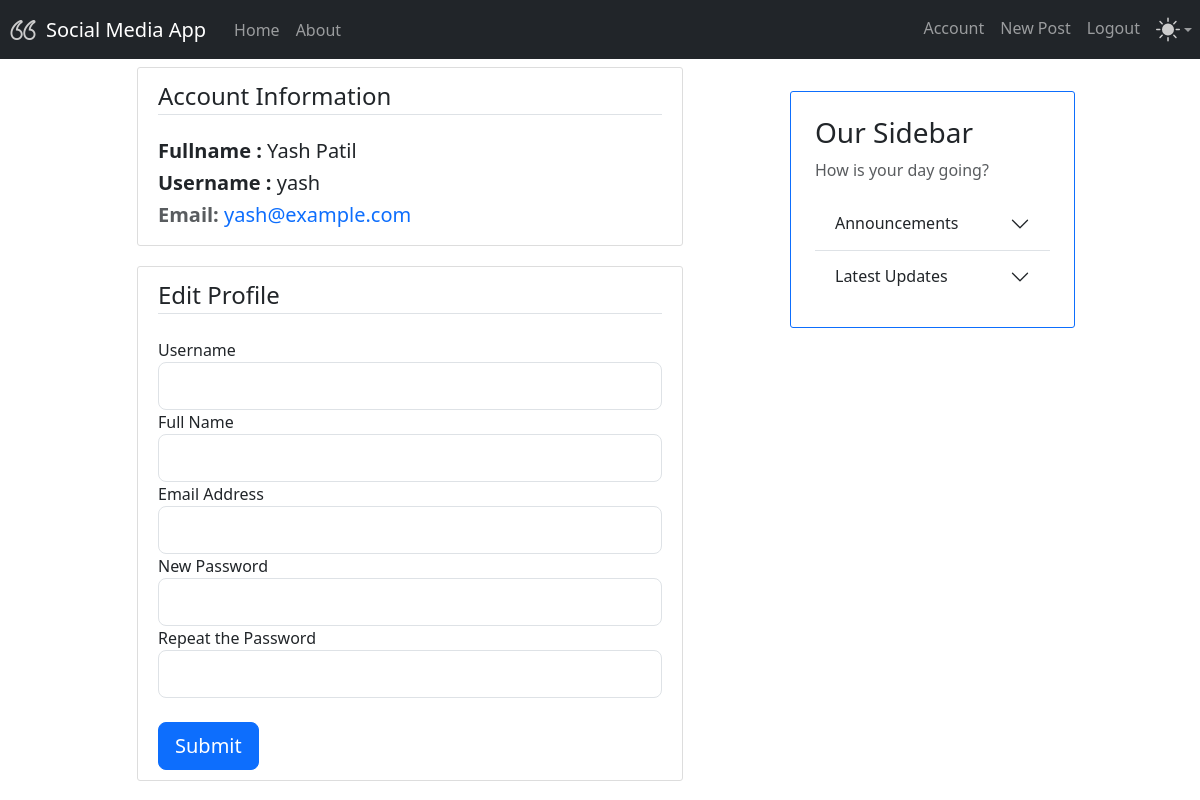
The app's page /account (signed in) with its own data.
### models.py (models this page shows, shortened)
class Base(DeclarativeBase): # pylint: disable=too-few-public-methods
    pass

class User(Base, UserMixin): # pylint: disable=too-few-public-methods
    __tablename__ = "user_account"
    username: Mapped[str] = mapped_column(primary_key=True)
    fullname: Mapped[str] = mapped_column(nullable=False)
    email: Mapped[str] = mapped_column(nullable=False, unique=True)
    password: Mapped[str] = mapped_column(nullable=False)
    profile_pic_url: Mapped[Optional[str]] = mapped_column(default="user.png")
    posts: Mapped[List["Posts"]] = relationship(back_populates="owner")

### app.py (the view, shortened to what this page needs)
@app.route("/account", methods=['GET', 'POST'])
@login_required
def account():
    image_file = url_for('static', filename = current_user.profile_pic_url)
    user=current_user
    form = EditProfileForm()
    return render_template('account.html', title='Your Account', form=form,user=user, profile_pic_url= image_file)

### form.py (shortened to what this page needs)
class EditProfileForm(FlaskForm):
    username = StringField('Username', validators=[])
    fullname = StringField('Full Name', validators=[Length(min=0, max=140)])
    submit = SubmitField('Submit')
    email = EmailField('Email Address', validators=[validators.Optional(),Email()])
    password = PasswordField('New Password', validators=[])
    confirm_password = PasswordField("Repeat the Password", validators=[EqualTo('password')])

### app.py (called while the page is built)
@login_manager.user_loader
def load_user(user_id):
    return db.session.execute(db.select(User).where(User.username == user_id)).scalar_one_or_none()

### templates/account.html (shortened to what this page needs)
{% extends "layout.html" %}
{% block content %}
    <div class="content-section">
            <legend class="border-bottom mb-4"> Account Information </legend>
                <h5 class="account-heading"><strong>Fullname : </strong>  {{ current_user.fullname }}</h5>
                <h5 class="account-heading"><strong>Username : </strong> {{ current_user.username }}</h5>
                <h5 class="secondary text-muted"><strong> Email: </strong><span class="text-primary">{{ current_user.email }}</span></h5>
    </div>
    <form method="POST" action="">
    <div class="content-section">
        <legend class="border-bottom mb-4"> Edit Profile </legend>
            <div class="form-group">
                {{ form.username.label(class="form-control-label") }}
                {% if form.username.errors %}
                    {{ form.username(class="form-control form-control-lg is-invalid") }}
                    <div class="invalid-feedback">
                        {% for error in form.username.errors %}
                            <span>{{ error }}</span>
                        {% endfor %}
                    </div>
                {% else %}
                    {{ form.username(class="form-control form-control-lg") }}
                {% endif %}
            </div>
            <div class="form-group">
                {{ form.fullname.label(class="form-control-label") }}
                {% if form.fullname.errors %}
                    {{ form.fullname(class="form-control form-control-lg is-invalid") }}
                    <div class="invalid-feedback">
                        {% for error in form.fullname.errors %}
                            <span>{{ error }}</span>
                        {% endfor %}
                    </div>
                {% else %}
                    {{ form.fullname(class="form-control form-control-lg") }}
                {% endif %}
            </div>
            <div class="form-group">
                {{ form.email.label(class="form-control-label") }}
                {% if form.email.errors %}
                    {{ form.email(class="form-control form-control-lg is-invalid") }}
                    <div class="invalid-feedback">
                        {% for error in form.email.errors %}
                            <span>{{ error }}</span>
                        {% endfor %}
                    </div>
                {% else %}
                    {{ form.email(class="form-control form-control-lg") }}
                {% endif %}
            </div>
            <div class="form-group">
                {{ form.password.label(class="form-control-label") }}
                {% if form.password.errors %}
                    {{ form.password(class="form-control form-control-lg is-invalid") }}
                    <div class="invalid-feedback">
                        {% for error in form.password.errors %}
                            <span>{{ error }}</span>
                        {% endfor %}
                    </div>
                {% else %}
                    {{ form.password(class="form-control form-control-lg") }}
                {% endif %}
            </div>
            <div class="form-group">
                {{ form.confirm_password.label(class="form-control-label") }}
                {% if form.confirm_password.errors %}
                    {{ form.confirm_password(class="form-control form-control-lg is-invalid") }}
                    <div class="invalid-feedback">
                        {% for error in form.confirm_password.errors %}
                            <span>{{ error }}</span>
                        {% endfor %}
                    </div>
                {% else %}
                    {{ form.confirm_password(class="form-control form-control-lg") }}
                {% endif %}
            </div>
            <br>
            <div class="form-group">
                {{ form.submit(class="btn btn-primary btn-lg btn-block") }}
            </div>
    </div>
</form>
{% endblock %}

### templates/layout.html (shortened to what this page needs)
<!DOCTYPE html>
<html lang="en">
<head>
    <link href="https://cdn.jsdelivr.net/npm/bootstrap@5.3.3/dist/css/bootstrap.min.css" rel="stylesheet">
    <link rel="stylesheet" type="text/css" href="{{ url_for('static', filename='main.css') }}">
</head>
<body>
    <nav class="navbar navbar-expand-md navbar-dark bg-dark mb-2">
         <img src="{{ url_for('static', filename='icon.png') }}" width="30" height="30" class="d-inline-block align-top me-2 ms-2 invert" alt="App Icon">
        <a class="navbar-brand mx-auto" href="#"> Social Media App</a>
        <div class="collapse navbar-collapse" id="navbarNav">
            <ul class="navbar-nav">
                <li class="nav-item active">
                    <a class="nav-link" href="{{ url_for('home') }}">Home </a>
                </li>
                <li class="nav-item">
                    <a class="nav-link" href="{{ url_for('about') }}">About</a>
                </li>
            </ul>
            <ul class="navbar-nav ms-auto">
                {% if not current_user.is_authenticated %}
                    <li class="nav-item">
                        <a class="nav-link" href="{{ url_for('login') }}">Login</a>
                    </li>
                    <li class="nav-item">
                        <a class="nav-link" href="{{ url_for('register') }}">Register</a>
                    </li>
                {% else %}
                    <li class="nav-item">
                        <a class="nav-link" href="{{ url_for('account') }}">Account</a>
                    </li>
                    <li class="nav-item">
                        <a class="nav-link" href="{{ url_for('new_post') }}">New Post</a>
                    </li>
                    <li class="nav-item">
                        <a class="nav-link" href="{{ url_for('logout') }}">Logout</a>
                    </li>
                {% endif %}
                <li class='nav-item dropdown bg-dark'>
                    <button aria-expanded='false' class='btn btn-link nav-link py-2 px-0 px-lg-2 dropdown-toggle d-flex align-items-center' data-bs-toggle='dropdown' type='button'>
                        <img id = "theme-icon" class="invert" src="{{ url_for('static', filename='sun.svg') }}"> </img>
                    </button>
                </li>
            </ul>
        </div>
    </nav>
    <div class="container">
        <div class="row align-items-start">
            <div class="col-md-6 offset-md-1 col-12">
                {% block content %}
                {% endblock %}
            </div>
            <div class="col-md-3 offset-md-1 col-10 offset-1 p-4 mt-4 border border-primary content-section">
                <div class="sidebar">
                    <h3>Our Sidebar</h3>
                    <p class='text-muted'>How is your day going?</p>
                    <div class="accordion accordion-flush" id="accordionFlushExample">
                        <div class="accordion-item">
                            <h2 class="accordion-header" id="flush-headingOne">
                                <button class="accordion-button collapsed" type="button" data-bs-toggle="collapse" data-bs-target="#flush-collapseOne" aria-expanded="false" aria-controls="flush-collapseOne">
                                    Announcements
                                </button>
                            </h2>
                        </div>
                        <div class="accordion-item">
                            <h2 class="accordion-header" id="flush-headingTwo">
                                <button class="accordion-button collapsed" type="button" data-bs-toggle="collapse" data-bs-target="#flush-collapseTwo" aria-expanded="false" aria-controls="flush-collapseTwo">
                                    Latest Updates
                                </button>
                            </h2>
                        </div>
                    </div>
                </div>
            </div>
        </div>
    </div>
</body>
</html>

### static/main.css (style rules this page uses)
.content-section { //background: #ffffff; padding: 10px 20px; border: 1px solid #dddddd; border-radius: 8px; margin-bottom: 20px; }
#navbarNav { padding-left: 20px; }
.content-section { //background: #ffffff; padding: 10px 20px; border: 1px solid #dddddd; border-radius: 3px; margin-bottom: 20px; }
.invert { filter: invert(80%); }

### records on screen
User: fullname "Yash Patil", username "yash", email "yash@example.com"
